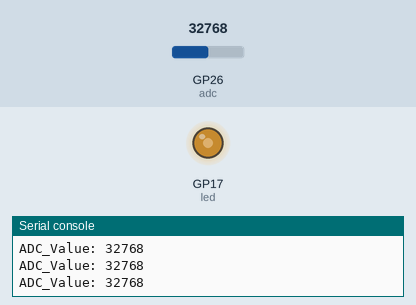
This program was run on a simulated Raspberry Pi Pico running MicroPython. On the bench: output pins drawn as LEDs (lit = HIGH), the last lines printed to the serial console. Inputs (shaded band) come from the test bench; at power-on: GP26 (adc) = 32768 (analog values on the 0–65535 scale).

Above: at 1.2 s.
1.3 s: GP26 (adc) set to 45874
At 2.5 s:
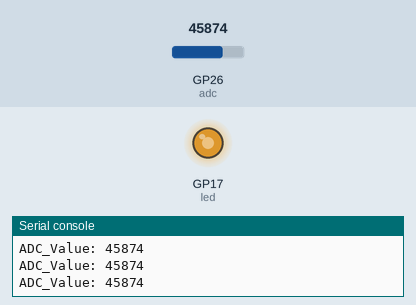
2.9 s: GP26 (adc) set to 57670
At 3.8 s:
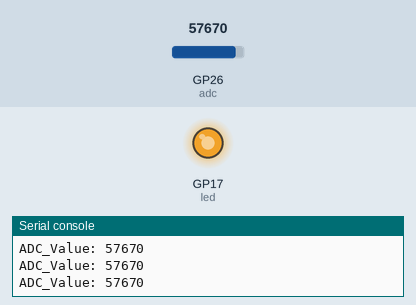
4.5 s: GP26 (adc) set to 7864
At 5.1 s:
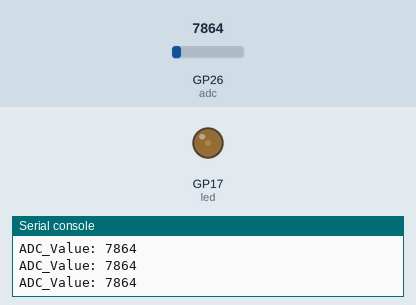
6.1 s: GP26 (adc) set to 0
At 7.6 s:
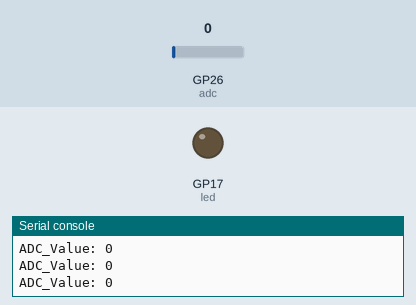
Timing chart, 0 to 8.7 s (numbered marks = the images above; inputs shaded):
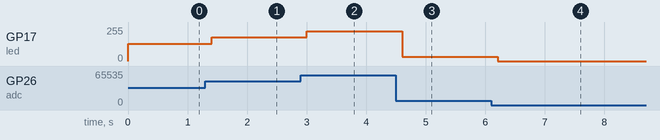

Measured:
- after the input at 1.3 s, GP17 (led): 128/255 → 178/255 after 0.10 s
- after the input at 2.9 s, GP17 (led): 178/255 → 224/255 after 0.10 s
- after the input at 4.5 s, GP17 (led): 224/255 → 31/255 after 0.11 s
- after the input at 6.1 s, GP17 (led): 31/255 → 0/255 after 0.11 s

The program:

Controllable_LED_Dimmer.py
```python
import machine
from machine import ADC
from machine import Pin, PWM
import time

adc = ADC(0)

led = machine.Pin(17,machine.Pin.OUT)  #LED
pwm  = machine.PWM(led)
pwm.freq(5000)  # Freq PWM = 5000Hz

pwm  = machine.PWM(led)

while True:
    adc_value = adc.read_u16()  # 0 - 65535
    print('ADC_Value:',adc_value)
    pwm.duty_u16(adc_value)  # 0 = 0% 65535 = 100%
    time.sleep(0.2)
```
